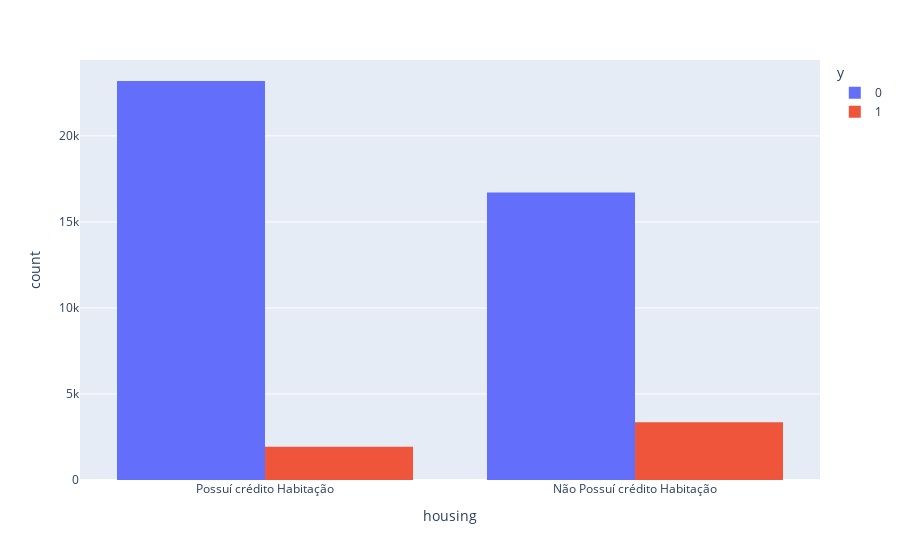

The cell this chart's notebook holds for it:
### Code cell
px.histogram(data, x="housing", color="y", barmode = 'group')

### Figure 1 — Plotly figure (JSON) as saved in the notebook; plotly's stock layout.template omitted (floating-point values rounded to 4 significant figures; data arrays with more than 128 entries replaced by an {"elided": "..."} marker saying what was removed)
{"data": [{"alignmentgroup": "True", "bingroup": "x", "hovertemplate": "y=0<br>housing=%{x}<br>count=%{y}<extra></extra>", "legendgroup": "0", "marker": {"color": "#636efa"}, "name": "0", "offsetgroup": "0", "orientation": "v", "showlegend": true, "type": "histogram", "x": {"elided": "39901 str values"}, "xaxis": "x", "yaxis": "y"}, {"alignmentgroup": "True", "bingroup": "x", "hovertemplate": "y=1<br>housing=%{x}<br>count=%{y}<extra></extra>", "legendgroup": "1", "marker": {"color": "#EF553B"}, "name": "1", "offsetgroup": "1", "orientation": "v", "showlegend": true, "type": "histogram", "x": {"elided": "5289 str values"}, "xaxis": "x", "yaxis": "y"}], "layout": {"barmode": "group", "legend": {"title": {"text": "y"}, "tracegroupgap": 0}, "margin": {"t": 60}, "xaxis": {"anchor": "y", "domain": [0, 1], "title": {"text": "housing"}}, "yaxis": {"anchor": "x", "domain": [0, 1], "title": {"text": "count"}}}}
